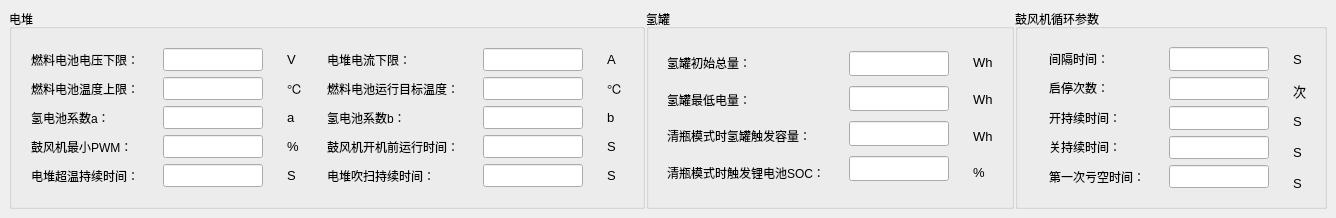
       <widget class="QWidget" name="widget_67" native="true">
        <layout class="QGridLayout" name="gridLayout_46">
         <property name="leftMargin">
          <number>9</number>
         </property>
         <property name="topMargin">
          <number>9</number>
         </property>
         <property name="rightMargin">
          <number>9</number>
         </property>
         <property name="bottomMargin">
          <number>9</number>
         </property>
         <property name="horizontalSpacing">
          <number>1</number>
         </property>
         <item row="0" column="1">
          <widget class="QGroupBox" name="groupBox_13">
           <property name="title">
            <string>氢罐</string>
           </property>
           <layout class="QGridLayout" name="gridLayout_43">
            <property name="leftMargin">
             <number>9</number>
            </property>
            <property name="topMargin">
             <number>9</number>
            </property>
            <property name="rightMargin">
             <number>9</number>
            </property>
            <property name="bottomMargin">
             <number>9</number>
            </property>
            <item row="0" column="0">
             <widget class="QWidget" name="widget_43" native="true">
              <layout class="QGridLayout" name="gridLayout_40">
               <property name="leftMargin">
                <number>9</number>
               </property>
               <property name="topMargin">
                <number>9</number>
               </property>
               <property name="rightMargin">
                <number>9</number>
               </property>
               <property name="bottomMargin">
                <number>9</number>
               </property>
               <item row="0" column="0">
                <widget class="QLabel" name="label_125">
                 <property name="text">
                  <string>氢罐初始总量：</string>
                 </property>
                </widget>
               </item>
               <item row="1" column="0">
                <widget class="QLabel" name="label_126">
                 <property name="text">
                  <string>氢罐最低电量：</string>
                 </property>
                </widget>
               </item>
               <item row="2" column="0">
                <widget class="QLabel" name="label_127">
                 <property name="text">
                  <string>清瓶模式时氢罐触发容量：</string>
                 </property>
                </widget>
               </item>
               <item row="3" column="0">
                <widget class="QLabel" name="label_129">
                 <property name="text">
                  <string>清瓶模式时触发锂电池SOC：</string>
                 </property>
                </widget>
               </item>
              </layout>
             </widget>
            </item>
            <item row="0" column="2">
             <widget class="QWidget" name="widget_45" native="true">
              <property name="font">
               <font>
                <family>Arial</family>
                <pointsize>10</pointsize>
               </font>
              </property>
              <layout class="QGridLayout" name="gridLayout_42">
               <item row="1" column="0">
                <widget class="QLabel" name="label_146">
                 <property name="text">
                  <string>Wh</string>
                 </property>
                </widget>
               </item>
               <item row="2" column="0">
                <widget class="QLabel" name="label_153">
                 <property name="text">
                  <string>Wh</string>
                 </property>
                </widget>
               </item>
               <item row="0" column="0">
                <widget class="QLabel" name="label_134">
                 <property name="text">
                  <string>Wh</string>
                 </property>
                </widget>
               </item>
               <item row="3" column="0">
                <widget class="QLabel" name="label_155">
                 <property name="text">
                  <string>%</string>
                 </property>
                </widget>
               </item>
              </layout>
             </widget>
            </item>
            <item row="0" column="1">
             <widget class="QWidget" name="widget_44" native="true">
              <property name="font">
               <font>
                <family>Arial</family>
                <pointsize>10</pointsize>
               </font>
              </property>
              <layout class="QGridLayout" name="gridLayout_41">
               <item row="2" column="0">
                <widget class="QLineEdit" name="lineEdit_qingqingpingrl">
                 <property name="maximumSize">
                  <size>
                   <width>100</width>
                   <height>25</height>
                  </size>
                 </property>
                </widget>
               </item>
               <item row="0" column="0">
                <widget class="QLineEdit" name="lineEdit_qingzongrongliang">
                 <property name="maximumSize">
                  <size>
                   <width>100</width>
                   <height>25</height>
                  </size>
                 </property>
                </widget>
               </item>
               <item row="1" column="0">
                <widget class="QLineEdit" name="lineEdit_qingzuidizhi">
                 <property name="maximumSize">
                  <size>
                   <width>100</width>
                   <height>25</height>
                  </size>
                 </property>
                </widget>
               </item>
               <item row="3" column="0">
                <widget class="QLineEdit" name="lineEdit_qingqingpingLDSOC">
                 <property name="maximumSize">
                  <size>
                   <width>100</width>
                   <height>25</height>
                  </size>
                 </property>
                </widget>
               </item>
              </layout>
             </widget>
            </item>
           </layout>
          </widget>
         </item>
         <item row="0" column="0">
          <widget class="QGroupBox" name="groupBox_9">
           <property name="font">
            <font>
             <family>Arial</family>
            </font>
           </property>
           <property name="title">
            <string>电堆</string>
           </property>
           <layout class="QGridLayout" name="gridLayout_24">
            <property name="leftMargin">
             <number>9</number>
            </property>
            <property name="topMargin">
             <number>9</number>
            </property>
            <property name="rightMargin">
             <number>9</number>
            </property>
            <property name="bottomMargin">
             <number>9</number>
            </property>
            <item row="1" column="0">
             <widget class="QWidget" name="widget_65" native="true">
              <layout class="QHBoxLayout" name="horizontalLayout_5">
               <property name="leftMargin">
                <number>1</number>
               </property>
               <property name="topMargin">
                <number>1</number>
               </property>
               <property name="rightMargin">
                <number>1</number>
               </property>
               <property name="bottomMargin">
                <number>1</number>
               </property>
               <item>
                <widget class="QWidget" name="widget_59" native="true">
                 <layout class="QGridLayout" name="gridLayout_44">
                  <item row="4" column="0">
                   <widget class="QLabel" name="label_106">
                    <property name="text">
                     <string>电堆超温持续时间：</string>
                    </property>
                   </widget>
                  </item>
                  <item row="3" column="0">
                   <widget class="QLabel" name="label_104">
                    <property name="text">
                     <string>鼓风机最小PWM：</string>
                    </property>
                   </widget>
                  </item>
                  <item row="0" column="0">
                   <widget class="QLabel" name="label_90">
                    <property name="text">
                     <string>燃料电池电压下限：</string>
                    </property>
                   </widget>
                  </item>
                  <item row="1" column="0">
                   <widget class="QLabel" name="label_92">
                    <property name="text">
                     <string>燃料电池温度上限：</string>
                    </property>
                   </widget>
                  </item>
                  <item row="2" column="0">
                   <widget class="QLabel" name="label_94">
                    <property name="text">
                     <string>氢电池系数a：</string>
                    </property>
                   </widget>
                  </item>
                 </layout>
                </widget>
               </item>
               <item>
                <widget class="QWidget" name="widget_61" native="true">
                 <property name="font">
                  <font>
                   <family>Arial</family>
                   <pointsize>10</pointsize>
                  </font>
                 </property>
                 <layout class="QGridLayout" name="gridLayout_2">
                  <item row="0" column="0">
                   <widget class="QLineEdit" name="lineEdit_ranliaoDCVMin">
                    <property name="maximumSize">
                     <size>
                      <width>100</width>
                      <height>25</height>
                     </size>
                    </property>
                   </widget>
                  </item>
                  <item row="2" column="0">
                   <widget class="QLineEdit" name="lineEdit_gufengjipwmA">
                    <property name="maximumSize">
                     <size>
                      <width>100</width>
                      <height>25</height>
                     </size>
                    </property>
                   </widget>
                  </item>
                  <item row="3" column="0">
                   <widget class="QLineEdit" name="lineEdit_gufengjipwmMin">
                    <property name="maximumSize">
                     <size>
                      <width>100</width>
                      <height>25</height>
                     </size>
                    </property>
                   </widget>
                  </item>
                  <item row="1" column="0">
                   <widget class="QLineEdit" name="lineEdit_ranliaoTemperMAX">
                    <property name="maximumSize">
                     <size>
                      <width>100</width>
                      <height>25</height>
                     </size>
                    </property>
                   </widget>
                  </item>
                  <item row="4" column="0">
                   <widget class="QLineEdit" name="lineEdit_dianduiOverTempertime">
                    <property name="maximumSize">
                     <size>
                      <width>100</width>
                      <height>25</height>
                     </size>
                    </property>
                   </widget>
                  </item>
                 </layout>
                </widget>
               </item>
               <item>
                <widget class="QWidget" name="widget_63" native="true">
                 <property name="font">
                  <font>
                   <family>Arial</family>
                   <pointsize>10</pointsize>
                  </font>
                 </property>
                 <layout class="QGridLayout" name="gridLayout_25">
                  <item row="2" column="0">
                   <widget class="QLabel" name="label_116">
                    <property name="text">
                     <string>a</string>
                    </property>
                   </widget>
                  </item>
                  <item row="0" column="0">
                   <widget class="QLabel" name="label_112">
                    <property name="text">
                     <string>V</string>
                    </property>
                   </widget>
                  </item>
                  <item row="1" column="0">
                   <widget class="QLabel" name="label_114">
                    <property name="text">
                     <string>℃</string>
                    </property>
                   </widget>
                  </item>
                  <item row="4" column="0">
                   <widget class="QLabel" name="label_120">
                    <property name="text">
                     <string>S</string>
                    </property>
                   </widget>
                  </item>
                  <item row="3" column="0">
                   <widget class="QLabel" name="label_118">
                    <property name="text">
                     <string>%</string>
                    </property>
                   </widget>
                  </item>
                 </layout>
                </widget>
               </item>
               <item>
                <widget class="QWidget" name="widget_60" native="true">
                 <layout class="QGridLayout" name="gridLayout_61">
                  <item row="1" column="0">
                   <widget class="QLabel" name="label_93">
                    <property name="text">
                     <string>燃料电池运行目标温度：</string>
                    </property>
                   </widget>
                  </item>
                  <item row="4" column="0">
                   <widget class="QLabel" name="label_107">
                    <property name="text">
                     <string>电堆吹扫持续时间：</string>
                    </property>
                   </widget>
                  </item>
                  <item row="2" column="0">
                   <widget class="QLabel" name="label_103">
                    <property name="text">
                     <string>氢电池系数b：</string>
                    </property>
                   </widget>
                  </item>
                  <item row="0" column="0">
                   <widget class="QLabel" name="label_91">
                    <property name="text">
                     <string>电堆电流下限：</string>
                    </property>
                   </widget>
                  </item>
                  <item row="3" column="0">
                   <widget class="QLabel" name="label_105">
                    <property name="text">
                     <string>鼓风机开机前运行时间：</string>
                    </property>
                   </widget>
                  </item>
                 </layout>
                </widget>
               </item>
               <item>
                <widget class="QWidget" name="widget_62" native="true">
                 <property name="font">
                  <font>
                   <family>Arial</family>
                   <pointsize>10</pointsize>
                  </font>
                 </property>
                 <layout class="QGridLayout" name="gridLayout_26">
                  <item row="1" column="0">
                   <widget class="QLineEdit" name="lineEdit_ranliaoTargetTemper">
                    <property name="maximumSize">
                     <size>
                      <width>100</width>
                      <height>25</height>
                     </size>
                    </property>
                   </widget>
                  </item>
                  <item row="4" column="0">
                   <widget class="QLineEdit" name="lineEdit_dianduiChiXuChuiFengtime">
                    <property name="maximumSize">
                     <size>
                      <width>100</width>
                      <height>25</height>
                     </size>
                    </property>
                   </widget>
                  </item>
                  <item row="2" column="0">
                   <widget class="QLineEdit" name="lineEdit_gufengjipwmB">
                    <property name="maximumSize">
                     <size>
                      <width>100</width>
                      <height>25</height>
                     </size>
                    </property>
                   </widget>
                  </item>
                  <item row="0" column="0">
                   <widget class="QLineEdit" name="lineEdit_dianDuiDinliuMin">
                    <property name="maximumSize">
                     <size>
                      <width>100</width>
                      <height>25</height>
                     </size>
                    </property>
                   </widget>
                  </item>
                  <item row="3" column="0">
                   <widget class="QLineEdit" name="lineEdit_gfjKaiJiRuntime">
                    <property name="maximumSize">
                     <size>
                      <width>100</width>
                      <height>25</height>
                     </size>
                    </property>
                   </widget>
                  </item>
                 </layout>
                </widget>
               </item>
               <item>
                <widget class="QWidget" name="widget_64" native="true">
                 <property name="font">
                  <font>
                   <family>Arial</family>
                   <pointsize>10</pointsize>
                  </font>
                 </property>
                 <layout class="QGridLayout" name="gridLayout_62">
                  <item row="0" column="0">
                   <widget class="QLabel" name="label_113">
                    <property name="text">
                     <string>A</string>
                    </property>
                   </widget>
                  </item>
                  <item row="1" column="0">
                   <widget class="QLabel" name="label_115">
                    <property name="text">
                     <string>℃</string>
                    </property>
                   </widget>
                  </item>
                  <item row="3" column="0">
                   <widget class="QLabel" name="label_119">
                    <property name="text">
                     <string>S</string>
                    </property>
                   </widget>
                  </item>
                  <item row="4" column="0">
                   <widget class="QLabel" name="label_121">
                    <property name="text">
                     <string>S</string>
                    </property>
                   </widget>
                  </item>
                  <item row="2" column="0">
                   <widget class="QLabel" name="label_117">
                    <property name="text">
                     <string>b</string>
                    </property>
                   </widget>
                  </item>
                 </layout>
                </widget>
               </item>
              </layout>
             </widget>
            </item>
           </layout>
          </widget>
         </item>
         <item row="0" column="2">
          <widget class="QGroupBox" name="groupBox_11">
           <property name="title">
            <string>鼓风机循环参数</string>
           </property>
           <layout class="QHBoxLayout" name="horizontalLayout_4">
            <property name="leftMargin">
             <number>9</number>
            </property>
            <property name="topMargin">
             <number>9</number>
            </property>
            <property name="rightMargin">
             <number>9</number>
            </property>
            <property name="bottomMargin">
             <number>9</number>
            </property>
            <item>
             <widget class="QLabel" name="label_68">
              <property name="text">
               <string/>
              </property>
             </widget>
            </item>
            <item>
             <widget class="QWidget" name="widget_20" native="true">
              <layout class="QGridLayout" name="gridLayout_27">
               <property name="leftMargin">
                <number>9</number>
               </property>
               <property name="topMargin">
                <number>9</number>
               </property>
               <property name="rightMargin">
                <number>9</number>
               </property>
               <property name="bottomMargin">
                <number>9</number>
               </property>
               <item row="1" column="0">
                <widget class="QLabel" name="label_63">
                 <property name="text">
                  <string>启停次数：</string>
                 </property>
                </widget>
               </item>
               <item row="0" column="0">
                <widget class="QLabel" name="label_61">
                 <property name="text">
                  <string>间隔时间：</string>
                 </property>
                </widget>
               </item>
               <item row="2" column="0">
                <widget class="QLabel" name="label_62">
                 <property name="text">
                  <string>开持续时间：</string>
                 </property>
                </widget>
               </item>
               <item row="3" column="0">
                <widget class="QLabel" name="label_65">
                 <property name="text">
                  <string>关持续时间：</string>
                 </property>
                </widget>
               </item>
               <item row="4" column="0">
                <widget class="QLabel" name="label_98">
                 <property name="text">
                  <string>第一次亏空时间：</string>
                 </property>
                </widget>
               </item>
              </layout>
             </widget>
            </item>
            <item>
             <widget class="QWidget" name="widget_36" native="true">
              <property name="font">
               <font>
                <family>Arial</family>
                <pointsize>10</pointsize>
               </font>
              </property>
              <layout class="QGridLayout" name="gridLayout_35">
               <property name="leftMargin">
                <number>9</number>
               </property>
               <property name="topMargin">
                <number>9</number>
               </property>
               <property name="rightMargin">
                <number>9</number>
               </property>
               <property name="bottomMargin">
                <number>9</number>
               </property>
               <item row="1" column="0">
                <widget class="QLineEdit" name="lineEdit_gfjyunxingcishu">
                 <property name="maximumSize">
                  <size>
                   <width>100</width>
                   <height>25</height>
                  </size>
                 </property>
                </widget>
               </item>
               <item row="0" column="0">
                <widget class="QLineEdit" name="lineEdit_gfjjiangetime">
                 <property name="maximumSize">
                  <size>
                   <width>100</width>
                   <height>25</height>
                  </size>
                 </property>
                </widget>
               </item>
               <item row="3" column="0">
                <widget class="QLineEdit" name="lineEdit_gfjchixutimeClose">
                 <property name="maximumSize">
                  <size>
                   <width>100</width>
                   <height>25</height>
                  </size>
                 </property>
                </widget>
               </item>
               <item row="2" column="0">
                <widget class="QLineEdit" name="lineEdit_gfjchixutimeOpen">
                 <property name="maximumSize">
                  <size>
                   <width>100</width>
                   <height>25</height>
                  </size>
                 </property>
                </widget>
               </item>
               <item row="4" column="0">
                <widget class="QLineEdit" name="lineEdit_BLCyc_IntervalFirst">
                 <property name="maximumSize">
                  <size>
                   <width>100</width>
                   <height>16777215</height>
                  </size>
                 </property>
                </widget>
               </item>
              </layout>
             </widget>
            </item>
            <item>
             <widget class="QWidget" name="widget_34" native="true">
              <property name="font">
               <font>
                <family>Arial</family>
                <pointsize>10</pointsize>
               </font>
              </property>
              <layout class="QVBoxLayout" name="verticalLayout_4">
               <property name="leftMargin">
                <number>9</number>
               </property>
               <property name="topMargin">
                <number>9</number>
               </property>
               <property name="rightMargin">
                <number>9</number>
               </property>
               <property name="bottomMargin">
                <number>1</number>
               </property>
               <item>
                <widget class="QLabel" name="label_66">
                 <property name="text">
                  <string>S</string>
                 </property>
                </widget>
               </item>
               <item>
                <widget class="QLabel" name="label_7">
                 <property name="text">
                  <string>次</string>
                 </property>
                </widget>
               </item>
               <item>
                <widget class="QLabel" name="label_67">
                 <property name="text">
                  <string>S</string>
                 </property>
                </widget>
               </item>
               <item>
                <widget class="QLabel" name="label_74">
                 <property name="text">
                  <string>S</string>
                 </property>
                </widget>
               </item>
               <item>
                <widget class="QLabel" name="label_110">
                 <property name="text">
                  <string>S</string>
                 </property>
                </widget>
               </item>
              </layout>
             </widget>
            </item>
           </layout>
          </widget>
         </item>
        </layout>
       </widget>
